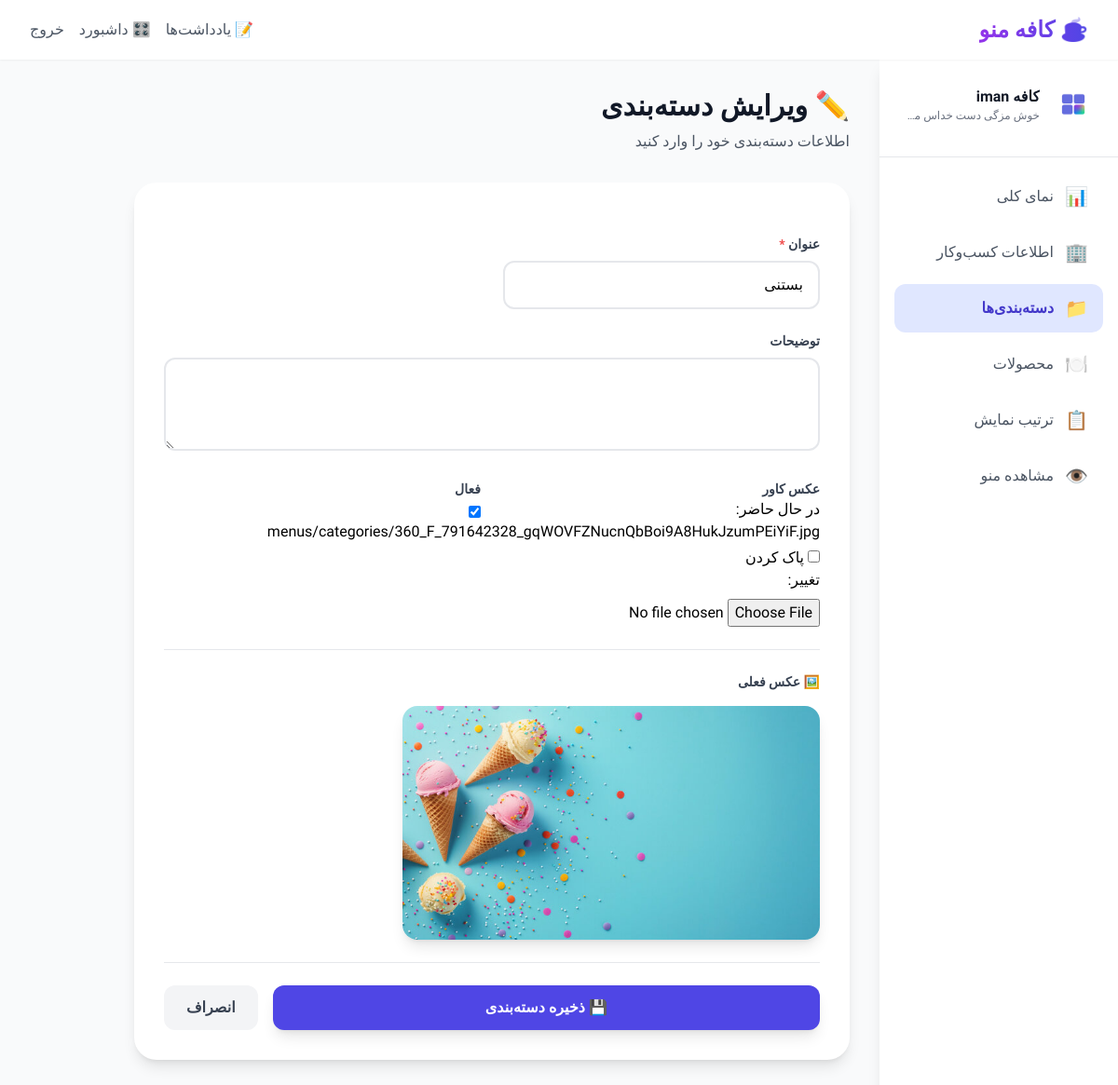
The app's page /dashboard/categories/5/edit/ (signed in) with its own data.
### businesses/models.py (models this page shows, shortened)
class Business(models.Model):
    owner = models.ForeignKey(User, on_delete=models.CASCADE, related_name='businesses')
    name = models.CharField(max_length=255)
    slug = models.SlugField(max_length=255, unique=True, help_text="آدرس یکتای منو")
    tagline = models.CharField(max_length=255, blank=True)
    description = models.TextField(blank=True)
    address = models.TextField(blank=True)
    city = models.CharField(max_length=100, blank=True)
    location_link = models.URLField(blank=True, help_text="لینک نقشه (Google Maps یا Neshan)")
    contact_email = models.EmailField(blank=True)
    primary_phone = models.CharField(max_length=50, blank=True)
    secondary_phone = models.CharField(max_length=50, blank=True)
    whatsapp = models.CharField(max_length=50, blank=True)
    telegram = models.CharField(max_length=100, blank=True)
    instagram = models.CharField(max_length=100, blank=True)
    website = models.URLField(blank=True)
    logo = models.ImageField(upload_to='businesses/logos/', blank=True, null=True)
    cover_image = models.ImageField(upload_to='businesses/covers/', blank=True, null=True)
    theme_primary = models.CharField(max_length=7, default="#4CAF50", help_text="کد رنگ اصلی #RRGGBB")
    theme_secondary = models.CharField(max_length=7, default="#263238", help_text="کد رنگ ثانویه #RRGGBB")
    show_hours = models.BooleanField(default=True, verbose_name="نمایش ساعات کاری", help_text="آیا ساعات کاری در منو نمایش داده شود؟")
    created_at = models.DateTimeField(auto_now_add=True)
    updated_at = models.DateTimeField(auto_now=True)
    class Meta:
        ordering = ['name']
        verbose_name = "کسب‌وکار"
        verbose_name_plural = "کسب‌وکارها"

### menus/models.py (models this page shows, shortened)
class MenuCategory(models.Model):
    business = models.ForeignKey(Business, on_delete=models.CASCADE, related_name='categories')
    title = models.CharField(max_length=150)
    slug = models.SlugField(max_length=160)
    description = models.TextField(blank=True)
    cover_image = models.ImageField(upload_to='menus/categories/', blank=True, null=True)
    order = models.PositiveIntegerField(default=0)
    is_active = models.BooleanField(default=True)
    class Meta:
        unique_together = ('business', 'slug')
        ordering = ['order', 'title']
        verbose_name = "دسته‌بندی"
        verbose_name_plural = "دسته‌بندی‌ها"

### businesses/views.py (the view, shortened to what this page needs)
# urls.py: path("categories/<int:pk>/edit/", CategoryUpdateView.as_view(), name="category_edit"),
class CategoryUpdateView(OwnerBusinessMixin, View):
    template_name = "dashboard/category_form.html"
    def get_object(self, pk):
        return get_object_or_404(MenuCategory, pk=pk, business=self.business)
    def get(self, request, pk):
        category = self.get_object(pk)
        form = MenuCategoryForm(instance=category)
        return render(request, self.template_name, {"form": form, "business": self.business, "category": category})

### menus/forms.py
class MenuCategoryForm(forms.ModelForm):
    class Meta:
        model = MenuCategory
        fields = ["title", "description", "cover_image", "is_active"]
        widgets = {
            "description": forms.Textarea(attrs={"rows": 3}),
        }
    def __init__(self, *args, **kwargs):
        super().__init__(*args, **kwargs)
        labels = {
            "title": "عنوان",
            "description": "توضیحات",
            "cover_image": "عکس کاور",
            "is_active": "فعال",
        }
        for name, field in self.fields.items():
            if name in labels:
                field.label = labels[name]
            classes = field.widget.attrs.get("class", "")
            field.widget.attrs["class"] = f"input-control {classes}".strip()
            if isinstance(field.widget, forms.Textarea):
                field.widget.attrs.setdefault("rows", 3)

### businesses/views.py (called while the page is built)
    def dispatch(self, request, *args, **kwargs):
        if not request.user.is_authenticated:
            return self.handle_no_permission()
        self.business = self.get_business()
        return super().dispatch(request, *args, **kwargs)

    def get_business(self):
        user = self.request.user
        defaults = {"name": f"کافه {user.get_full_name() or user.username}"}
        business, created = Business.objects.get_or_create(owner=user, defaults=defaults)
        if created:
            self._ensure_hours(business)
        return business

### menus/urls.py (called while the page is built)
    def to_url(self, value):
        return value

### templates/dashboard/category_form.html (shortened to what this page needs)
{% extends 'dashboard/base_dashboard.html' %}
{% load static %}
{% block extra_head %}
<link rel="stylesheet" href="https://cdn.jsdelivr.net/npm/lightbox2@2.11.4/dist/css/lightbox.min.css">
{{ block.super }}
{% endblock %}
{% block dashboard_content %}
<div class="max-w-3xl">
    <div class="mb-8">
        <h1 class="text-3xl font-bold text-gray-900 mb-2">
            {% if category %}✏️ ویرایش دسته‌بندی{% else %}➕ دسته‌بندی جدید{% endif %}
        </h1>
        <p class="text-gray-600">اطلاعات دسته‌بندی خود را وارد کنید</p>
    </div>
    <form method="post" enctype="multipart/form-data" class="bg-white rounded-3xl shadow-lg p-8 space-y-6" novalidate>
        <div class="grid md:grid-cols-2 gap-6">
            {% for field in form %}
            <div class="space-y-2 {% if field.name == 'description' %}md:col-span-2{% endif %}">
                <label class="block text-sm font-semibold text-gray-700">
                    {{ field.label }}
                    {% if field.field.required %}<span class="text-red-500">*</span>{% endif %}
                </label>
                {{ field }}
            </div>
            {% endfor %}
        </div>
        {% if category and category.cover_image %}
        <div class="border-t border-gray-200 pt-6">
            <label class="block text-sm font-semibold text-gray-700 mb-4">🖼️ عکس فعلی</label>
            <a href="{{ category.cover_image.url }}" data-lightbox="category" data-title="{{ category.title }}">
                <img src="{{ category.cover_image.url }}" alt="{{ category.title }}"
                     class="w-full max-w-md rounded-2xl shadow-lg hover:shadow-xl transition-shadow cursor-pointer">
            </a>
        </div>
        {% endif %}
        <div class="flex gap-4 pt-6 border-t border-gray-200">
            <button type="submit"
                    class="flex-1 px-6 py-3 bg-indigo-600 text-white rounded-xl hover:bg-indigo-700 transition-colors font-semibold shadow-lg hover:shadow-xl">
                💾 ذخیره دسته‌بندی
            </button>
            <a href="{% url 'dashboard:category_list' %}"
               class="px-6 py-3 bg-gray-100 text-gray-700 rounded-xl hover:bg-gray-200 transition-colors font-semibold">
                انصراف
            </a>
        </div>
    </form>
</div>
{% endblock %}

### templates/dashboard/base_dashboard.html (shortened to what this page needs)
{% extends 'base.html' %}
{% load static %}
{% block extra_head %}
<link rel="stylesheet" href="https://unpkg.com/persian-datepicker@1.2.0/dist/css/persian-datepicker.min.css">
{% endblock %}
{% block content %}
<div class="min-h-screen bg-gray-50">
    <aside id="dashboard-sidebar" class="fixed right-0 top-16 bottom-0 w-64 bg-white shadow-lg z-40 overflow-y-auto transform transition-transform duration-300 md:translate-x-0 translate-x-full">
        <div class="p-6 border-b border-gray-200">
            <div class="flex items-center gap-3 mb-2">
                {% if business.logo %}
                <img src="{{ business.logo.url }}" alt="{{ business.name }}" class="w-12 h-12 rounded-xl object-cover">
                {% else %}
                <div class="w-12 h-12 rounded-xl bg-gradient-to-br from-indigo-400 to-purple-500 flex items-center justify-center text-white font-bold text-xl">
                    {{ business.name|first|default:"ک" }}
                </div>
                {% endif %}
                <div class="flex-1 min-w-0">
                    <h3 class="font-bold text-gray-900 truncate">{{ business.name|default:"کسب‌وکار من" }}</h3>
                    {% if business.tagline %}
                    <p class="text-xs text-gray-500 truncate">{{ business.tagline }}</p>
                    {% endif %}
                </div>
            </div>
        </div>
        <nav class="p-4 space-y-2">
            {% with request.resolver_match.url_name as current_url %}
            <a href="{% url 'dashboard:home' %}"
               class="flex items-center gap-3 px-4 py-3 rounded-xl transition-all {% if current_url == 'home' %}bg-indigo-100 text-indigo-700 font-semibold{% else %}text-gray-600 hover:bg-gray-100{% endif %}">
                <span class="text-xl">📊</span>
                <span>نمای کلی</span>
            </a>
            <a href="{% url 'dashboard:business_edit' %}"
               class="flex items-center gap-3 px-4 py-3 rounded-xl transition-all {% if current_url == 'business_edit' %}bg-indigo-100 text-indigo-700 font-semibold{% else %}text-gray-600 hover:bg-gray-100{% endif %}">
                <span class="text-xl">🏢</span>
                <span>اطلاعات کسب‌وکار</span>
            </a>
            <a href="{% url 'dashboard:category_list' %}"
               class="flex items-center gap-3 px-4 py-3 rounded-xl transition-all {% if current_url|slice:':9' == 'category_' %}bg-indigo-100 text-indigo-700 font-semibold{% else %}text-gray-600 hover:bg-gray-100{% endif %}">
                <span class="text-xl">📁</span>
                <span>دسته‌بندی‌ها</span>
            </a>
            <a href="{% url 'dashboard:item_list' %}"
               class="flex items-center gap-3 px-4 py-3 rounded-xl transition-all {% if current_url|slice:':5' == 'item_' %}bg-indigo-100 text-indigo-700 font-semibold{% else %}text-gray-600 hover:bg-gray-100{% endif %}">
                <span class="text-xl">🍽️</span>
                <span>محصولات</span>
            </a>
            <a href="{% url 'dashboard:menu_order' %}"
               class="flex items-center gap-3 px-4 py-3 rounded-xl transition-all {% if current_url == 'menu_order' %}bg-indigo-100 text-indigo-700 font-semibold{% else %}text-gray-600 hover:bg-gray-100{% endif %}">
                <span class="text-xl">📋</span>
                <span>ترتیب نمایش</span>
            </a>
            <a href="{% url 'menu:business_detail' business.slug %}" target="_blank"
               class="flex items-center gap-3 px-4 py-3 rounded-xl text-gray-600 hover:bg-gray-100 transition-all">
                <span class="text-xl">👁️</span>
                <span>مشاهده منو</span>
            </a>
            {% endwith %}
        </nav>
    </aside>
    <main class="md:mr-64 p-4 md:p-8 pt-20 md:pt-8">
        {% block dashboard_content %}{% endblock %}
    </main>
</div>
{% endblock %}

### static/css/custom.css (style rules this page uses)
html { scroll-behavior: smooth; }

### records on screen
Business: logo (picture), name "کافه iman"
MenuCategory: form "بستنی" "☑", cover_image (picture)

### other values on screen
{{ field.label }} "عنوان" "توضیحات" "عکس کاور" "فعال"
